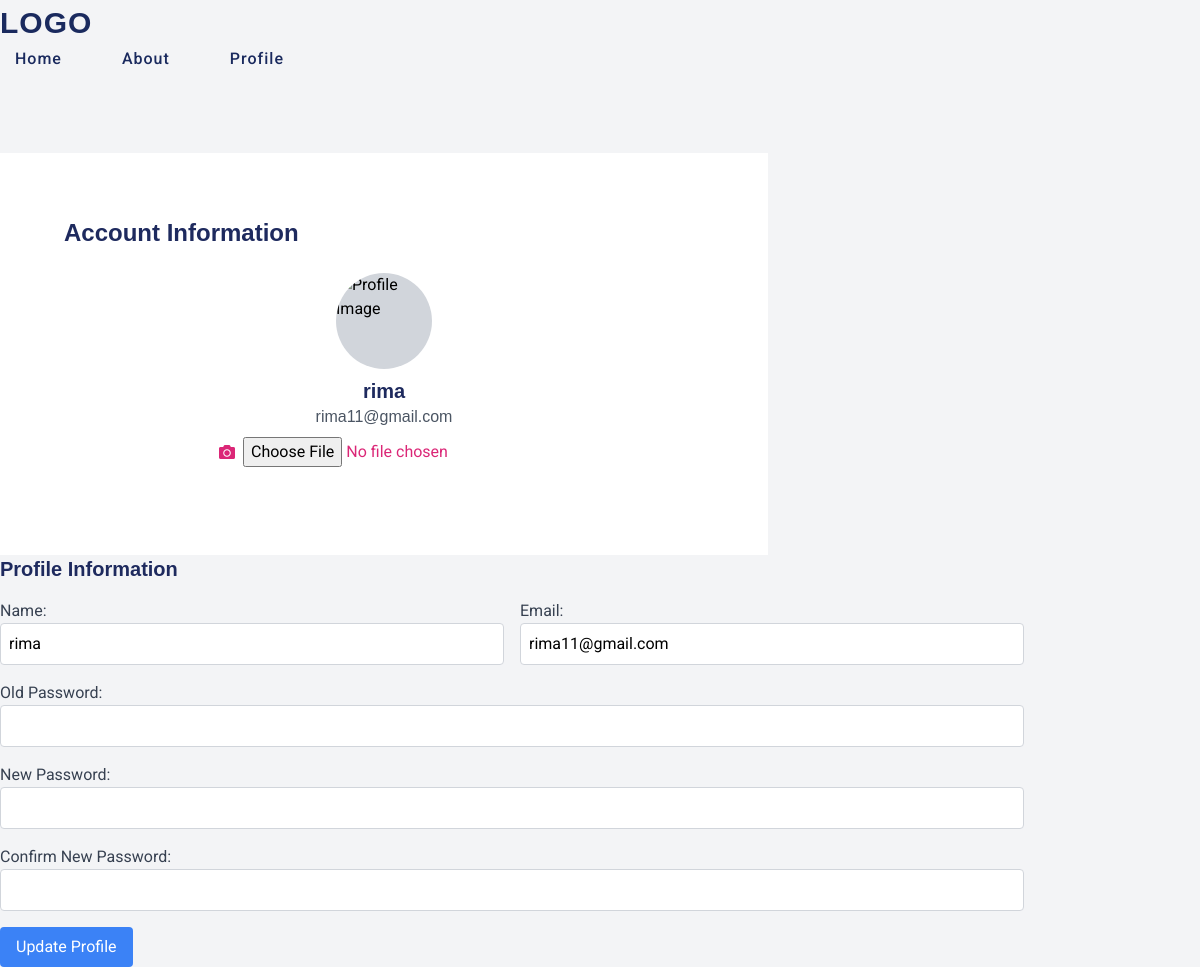
Before: /update_profile.php (signed in) with the older database file.
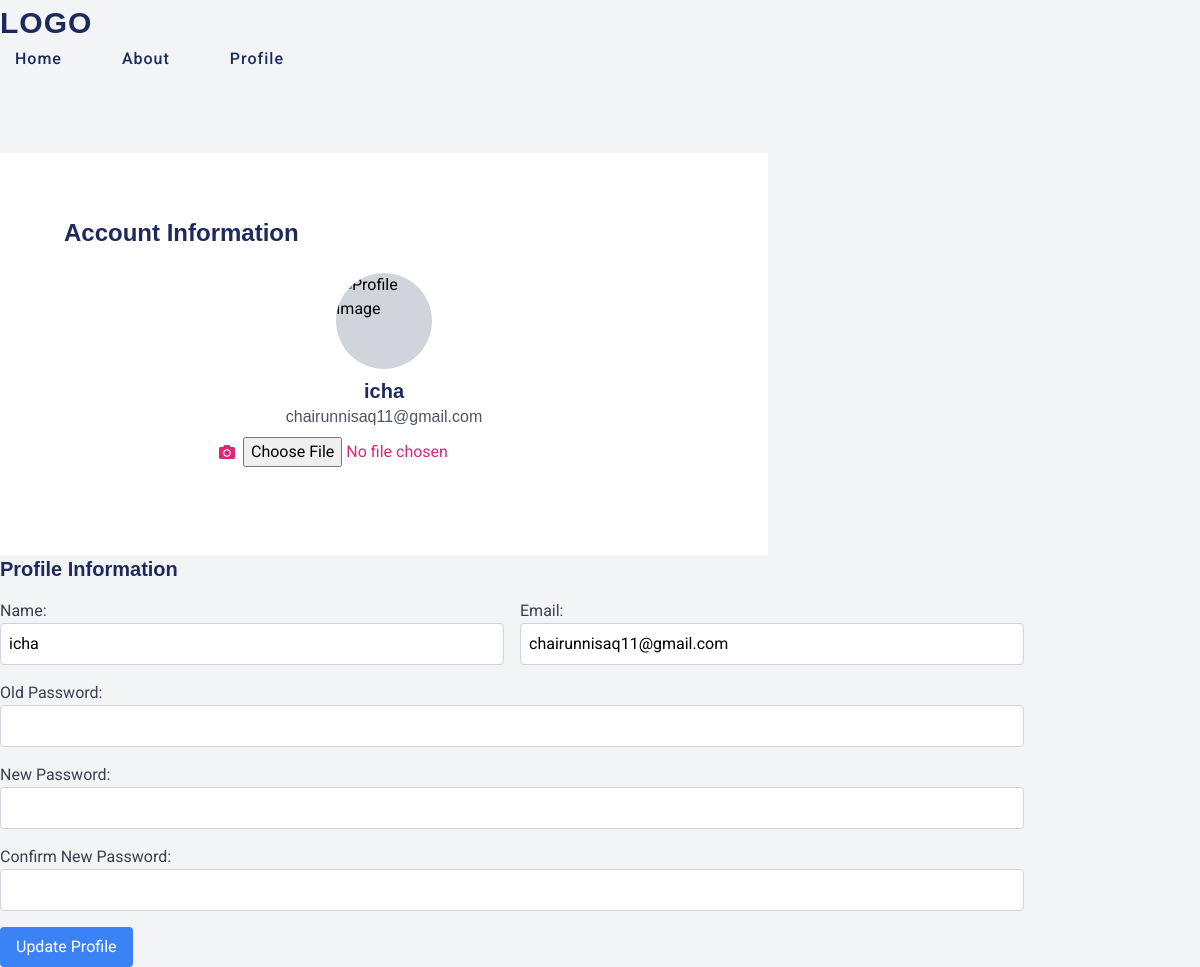
After: the same page with the newer database file.
### tables this page shows
CREATE TABLE `user_form` (
  `id` int(255) NOT NULL,
  `name` varchar(255) NOT NULL,
  `email` varchar(255) NOT NULL,
  `password` varchar(255) NOT NULL,
  `user_type` varchar(255) NOT NULL DEFAULT 'user',
  `Image` varchar(100) NOT NULL DEFAULT 'default.jpg'
);

### update_profile.php (the view, shortened to what this page needs)
<?php
include 'config.php';
$user_name = $_SESSION['user_name'];
$message = [];
$user_data = null;
$query = mysqli_query($conn, "SELECT * FROM `user_form` WHERE name = '$user_name'") or die('query failed');
if (mysqli_num_rows($query) > 0) {
    $user_data = mysqli_fetch_assoc($query);
} else {
    $message[] = 'User data not found.';
}
?>
<!DOCTYPE html>
<html lang="en">
<head>
    <script src="https://cdn.tailwindcss.com"></script>
    <link rel="stylesheet" href="https://cdnjs.cloudflare.com/ajax/libs/font-awesome/5.15.3/css/all.min.css">
</head>
<body class="bg-gray-100 font-roboto">
    <header>
        <h2><a href="#" class="logo">logo</a></h2>
        <nav class="navigation">
            <a href="home.php">Home</a>
            <a href="about.php">About</a>
            <a href="update_profile.php">Profile</a>
        </nav>
    </header>
    <div class="container mt-20">
        <div class="w-3/4 bg-white p-8 mt-6">
            <div id="profile-info-section" class="content-section p-8">
                <h2 class="text-2xl font-bold mb-6">Account Information</h2>
                <div class="flex flex-col items-center mb-6">
                    <div class="w-24 h-24 bg-gray-300 rounded-full flex items-center justify-center mb-2">
                        <img src="uploaded_img/<?php echo htmlspecialchars($user_data['image'] ?? 'default_image.jpg'); ?>" alt="Profile Image" class="w-full h-full rounded-full object-cover">
                    </div>
                    <h3 class="text-xl font-semibold"><?php echo htmlspecialchars($user_data['name'] ?? 'No Name'); ?></h3>
                    <p class="text-gray-600"><?php echo htmlspecialchars($user_data['email'] ?? 'No Email'); ?></p>
                    <button onclick="showPhotoModal()" class="mt-2 text-pink-600 flex items-center">
                        <i class="fas fa-camera mr-2"></i>
                        <input type="file" id="update_image" name="update_image">
                    </button>
                </div>
            </div>
        </div>
            <h3 class="text-xl font-bold mb-4">Profile Information</h3>
            <form method="POST" enctype="multipart/form-data" class="space-y-4">
                <div class="flex flex-col md:flex-row md:space-x-4">
                    <div class="w-full md:w-1/2">
                        <label class="block text-gray-700" for="update_name">Name:</label>
                        <input type="text" id="update_name" name="update_name" class="w-full p-2 border border-gray-300 rounded" value="<?php echo htmlspecialchars($user_data['name'] ?? ''); ?>" required>
                    </div>
                    <div class="w-full md:w-1/2">
                        <label class="block text-gray-700" for="update_email">Email:</label>
                        <input type="email" id="update_email" name="update_email" class="w-full p-2 border border-gray-300 rounded" value="<?php echo htmlspecialchars($user_data['email'] ?? ''); ?>" required>
                    </div>
                </div>
                <div>
                    <label for="old_pass" class="block text-gray-700">Old Password:</label>
                    <input type="password" id="old_pass" name="old_pass" class="w-full p-2 border border-gray-300 rounded">
                </div>
                <div>
                    <label for="new_pass" class="block text-gray-700">New Password:</label>
                    <input type="password" id="new_pass" name="new_pass" class="w-full p-2 border border-gray-300 rounded">
                </div>
                <div>
                    <label for="confirm_pass" class="block text-gray-700">Confirm New Password:</label>
                    <input type="password" id="confirm_pass" name="confirm_pass" class="w-full p-2 border border-gray-300 rounded">
                </div>
                <button type="submit" name="update_profile" class="bg-blue-500 text-white px-4 py-2 rounded">Update Profile</button>
            </form>
        </div>
</body>
</html>

### update_profile.php (style rules this page uses)
body { font-family: 'Roboto', sans-serif; }
.content-section { display: block; }
.navigation { display: flex; }
.navigation a { color: #1a2a5e; text-decoration: none; font-weight: 500; letter-spacing: 1px; padding: 2px 15px; border-radius: 20px; transition: 0.3s background; margin-right: 30px; }
h1, h2, h3, h4, h5, h6, p { color: #1e2a5e; font-family: 'Poppins', sans-serif; }
header .logo { color: #1a2a5e; font-size: 30px; text-decoration: none; text-transform: uppercase; font-weight: 800; letter-spacing: 1px; margin: 0 auto; }

Changed rows visible on the page:
no longer on this page (row edited): user_form: name "rima", email "rima11@gmail.com", update_name "rima", update_email "rima11@gmail.com"
now on this page (row edited): user_form: name "icha", email "chairunnisaq11@gmail.com", update_name "icha", update_email "chairunnisaq11@gmail.com"
